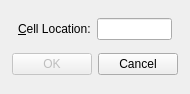
<?xml version="1.0" encoding="UTF-8"?>
<ui version="4.0">
 <class>GoToCellDialog</class>
 <widget class="QWidget" name="GoToCellDialog">
  <property name="geometry">
   <rect>
    <x>0</x>
    <y>0</y>
    <width>190</width>
    <height>94</height>
   </rect>
  </property>
  <property name="windowTitle">
   <string>Go to Cell</string>
  </property>
  <layout class="QVBoxLayout">
   <item>
    <layout class="QHBoxLayout">
     <item>
      <spacer name="horizontalSpacer_3">
       <property name="orientation">
        <enum>Qt::Horizontal</enum>
       </property>
       <property name="sizeHint" stdset="0">
        <size>
         <width>40</width>
         <height>20</height>
        </size>
       </property>
      </spacer>
     </item>
     <item>
      <widget class="QLabel" name="label">
       <property name="text">
        <string>&amp;Cell Location:</string>
       </property>
       <property name="buddy">
        <cstring>lineEdit</cstring>
       </property>
      </widget>
     </item>
     <item>
      <widget class="QLineEdit" name="lineEdit"/>
     </item>
     <item>
      <spacer name="horizontalSpacer_4">
       <property name="orientation">
        <enum>Qt::Horizontal</enum>
       </property>
       <property name="sizeHint" stdset="0">
        <size>
         <width>40</width>
         <height>20</height>
        </size>
       </property>
      </spacer>
     </item>
    </layout>
   </item>
   <item>
    <layout class="QHBoxLayout">
     <item>
      <spacer>
       <property name="orientation">
        <enum>Qt::Horizontal</enum>
       </property>
       <property name="sizeHint" stdset="0">
        <size>
         <width>40</width>
         <height>20</height>
        </size>
       </property>
      </spacer>
     </item>
     <item>
      <widget class="QPushButton" name="okButton">
       <property name="enabled">
        <bool>false</bool>
       </property>
       <property name="text">
        <string>OK</string>
       </property>
       <property name="default">
        <bool>true</bool>
       </property>
      </widget>
     </item>
     <item>
      <spacer name="horizontalSpacer_2">
       <property name="orientation">
        <enum>Qt::Horizontal</enum>
       </property>
       <property name="sizeHint" stdset="0">
        <size>
         <width>40</width>
         <height>20</height>
        </size>
       </property>
      </spacer>
     </item>
     <item>
      <widget class="QPushButton" name="cancelButton">
       <property name="text">
        <string>Cancel</string>
       </property>
      </widget>
     </item>
     <item>
      <spacer name="horizontalSpacer">
       <property name="orientation">
        <enum>Qt::Horizontal</enum>
       </property>
       <property name="sizeHint" stdset="0">
        <size>
         <width>40</width>
         <height>20</height>
        </size>
       </property>
      </spacer>
     </item>
    </layout>
   </item>
  </layout>
 </widget>
 <tabstops>
  <tabstop>lineEdit</tabstop>
  <tabstop>okButton</tabstop>
  <tabstop>cancelButton</tabstop>
 </tabstops>
 <resources/>
 <connections/>
</ui>
